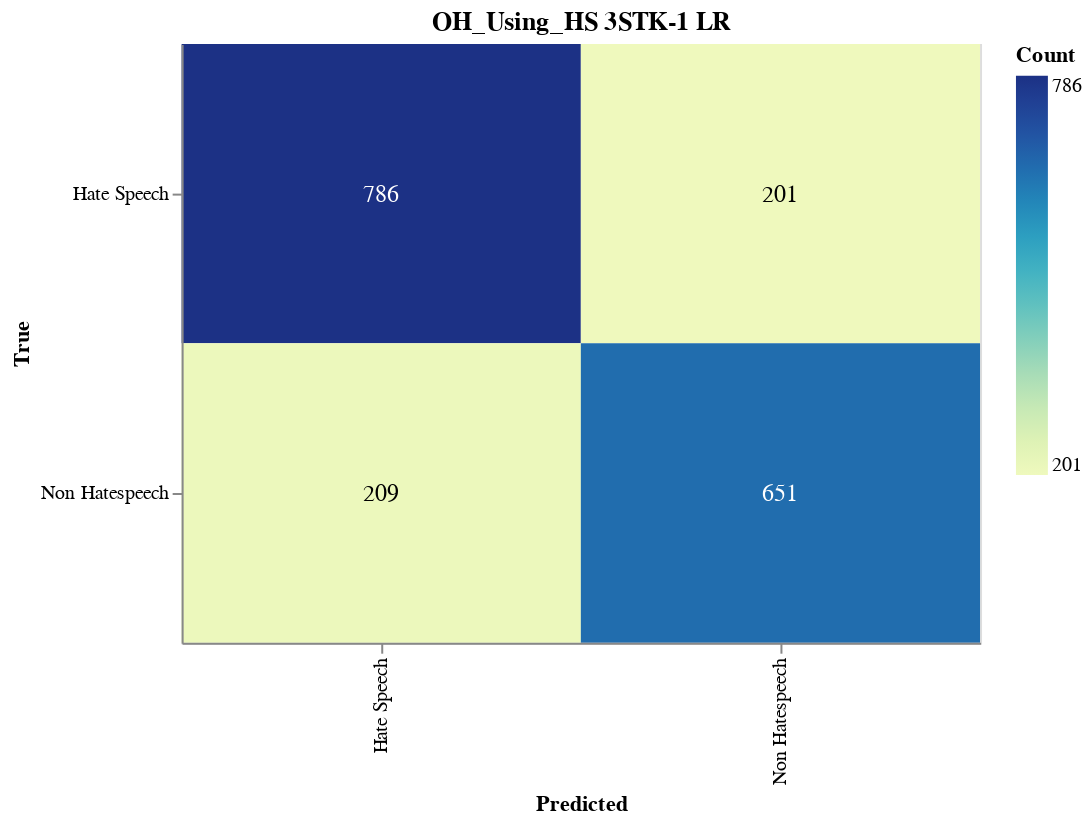

The notebook cell saved with this chart:
### Markdown cell above
#### Save CM

### Code cell
import altair as alt
import altair_saver
import pandas as pd
from sklearn.metrics import confusion_matrix

# Calculate the confusion matrix
cm = confusion_matrix(y_val, adjusted_predictions)

# Define class names
class_names = ['Hate Speech', 'Non Hatespeech']

# Convert confusion matrix to DataFrame
cm_df = pd.DataFrame(cm, index=class_names, columns=class_names).reset_index().melt(id_vars='index')
cm_df.columns = ['True', 'Predicted', 'Count']

# Ensure the order of categories
cm_df['True'] = pd.Categorical(cm_df['True'], categories=class_names, ordered=True)
cm_df['Predicted'] = pd.Categorical(cm_df['Predicted'], categories=class_names, ordered=True)

# Create the Altair plot
heatmap = alt.Chart(cm_df).mark_rect().encode(
    x=alt.X('Predicted:O', sort=class_names),
    y=alt.Y('True:O', sort=class_names),
    color='Count:Q',
    tooltip=['True', 'Predicted', 'Count']
).properties(
    width=400,
    height=300,
    title='OH_Using_HS 3STK-1 LR'
)

# Add text labels
text = heatmap.mark_text(
    align='center',
    baseline='middle',
    fontSize=12
).encode(
    text='Count:Q',
    color=alt.condition(
        alt.datum.Count > cm.max() / 2,
        alt.value('white'),
        alt.value('black')
    )
)

# Combine heatmap and text
final_chart = heatmap + text

# Display the plot
final_chart.show()

### Figure 1 — Vega-Lite specification as saved in the notebook (floating-point values rounded to 4 significant figures)
{"config": {"view": {"continuousWidth": 300, "continuousHeight": 300}}, "layer": [{"mark": {"type": "rect"}, "encoding": {"color": {"field": "Count", "type": "quantitative"}, "tooltip": [{"field": "True", "type": "ordinal"}, {"field": "Predicted", "type": "ordinal"}, {"field": "Count", "type": "quantitative"}], "x": {"field": "Predicted", "sort": ["Hate Speech", "Non Hatespeech"], "type": "ordinal"}, "y": {"field": "True", "sort": ["Hate Speech", "Non Hatespeech"], "type": "ordinal"}}, "title": "OH_Using_HS 3STK-1 LR"}, {"mark": {"type": "text", "align": "center", "baseline": "middle", "fontSize": 12}, "encoding": {"color": {"condition": {"test": "(datum.Count > 393.0)", "value": "white"}, "value": "black"}, "text": {"field": "Count", "type": "quantitative"}, "tooltip": [{"field": "True", "type": "ordinal"}, {"field": "Predicted", "type": "ordinal"}, {"field": "Count", "type": "quantitative"}], "x": {"field": "Predicted", "sort": ["Hate Speech", "Non Hatespeech"], "type": "ordinal"}, "y": {"field": "True", "sort": ["Hate Speech", "Non Hatespeech"], "type": "ordinal"}}, "title": "OH_Using_HS 3STK-1 LR"}], "data": {"name": "data-7fa868b39cbac59732acd8e1287e7be2"}, "height": 300, "width": 400, "$schema": "https://vega.github.io/schema/vega-lite/v5.17.0.json", "datasets": {"data-7fa868b39cbac59732acd8e1287e7be2": [{"True": "Hate Speech", "Predicted": "Hate Speech", "Count": 786}, {"True": "Non Hatespeech", "Predicted": "Hate Speech", "Count": 209}, {"True": "Hate Speech", "Predicted": "Non Hatespeech", "Count": 201}, {"True": "Non Hatespeech", "Predicted": "Non Hatespeech", "Count": 651}]}}
